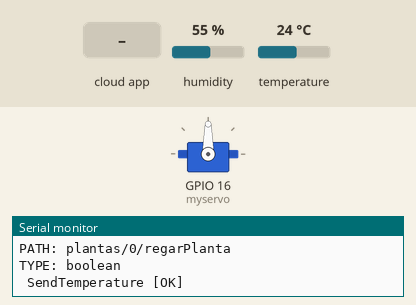
A sketch run on a simulated ESP32. Shown: servo, the last lines printed to the serial monitor. Inputs (shaded band) come from the test bench; at power-on: humidity 55 %, temperature 24 °C. WiFi joins after 1.5 s; servers stay silent unless stated; the Firebase database answers and starts empty.

Above: at 2.7 s.
2.8 s: the phone or cloud app sets regarPlanta to 1
At 3.8 s:
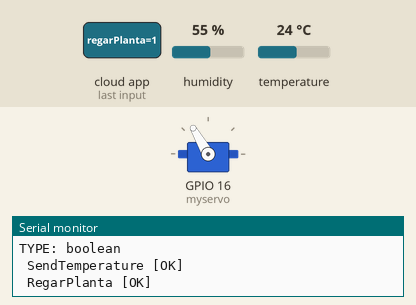
At 5.5 s:
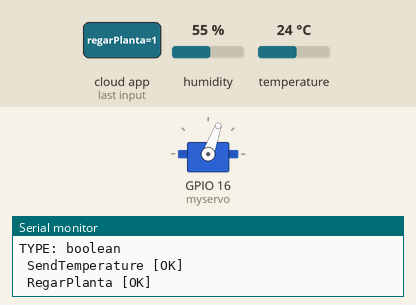
Timing chart, 0 to 7.5 s (numbered marks = the images above; inputs shaded):
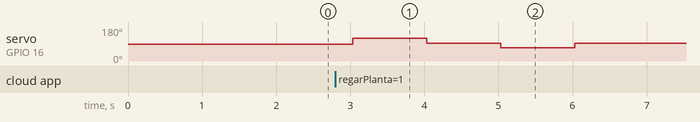

Measured:
- after the input at 2.8 s, servo on GPIO 16 (myservo): 90° → 120° after 0.23 s, → 95° 1.0 s later, → 70° 1.0 s later, → 95° 1.0 s later

The sketch:

servoetermperatura.ino
```cpp
#include <Arduino.h>
#include <WiFi.h>
#include <Firebase_ESP_Client.h>
#include <DHT.h>
#include "addons/TokenHelper.h"
#include "addons/RTDBHelper.h"

#include <Servo.h>


#define DHTTYPE DHT11
#define DHTPIN 2
#define WIFI_SSID "NOME_DO_WIFI"
#define WIFI_PASSWORD "SENHA_DO_WIFI"
#define API_KEY "CHAVE_API_FIREBASE"
#define DATABASE_URL "URL_API_FIREBASE"

void plantaCare_sendTemperature();
void plantaCare_sendHumidity();

Servo myservo;
FirebaseData fbdo;
FirebaseAuth auth;
FirebaseConfig config;
DHT dht(DHTPIN, DHTTYPE);
unsigned long sendDataPrevMillis = 0;
bool signupOK = false;

void setup(){
  Serial.begin(115200);
  WiFi.begin(WIFI_SSID, WIFI_PASSWORD);
  Serial.print("Conectando ao Wi-Fi...");
  while (WiFi.waitForConnectResult() != WL_CONNECTED);
  Serial.println(" [OK]");

  config.api_key = API_KEY;
  config.database_url = DATABASE_URL;

  Serial.print("Conectando-se com o Firebase...");
  if (Firebase.signUp(&config, &auth, "", "")){
    Serial.println(" [OK]");
    signupOK = true;
    }
  config.token_status_callback = tokenStatusCallback; //see addons/TokenHelper.h

  Firebase.begin(&config, &auth);
  Firebase.reconnectWiFi(true);

  // servo
  myservo.attach(16);
}
void loop(){
  if (Firebase.ready() && signupOK && (millis() - sendDataPrevMillis > 1000 || sendDataPrevMillis == 0))
    Serial.println("Entrou no primeiro if [OK]");
    sendDataPrevMillis = millis();
    plantaCare_sendTemperature();
    if(Firebase.RTDB.getBool(&fbdo, "plantas/0/regarPlanta")){
      bool regarPlanta = fbdo.boolData();
      bool regando = false;
      if(regarPlanta){
        Serial.println(" RegarPlanta [OK]");
        regando = true;
        //receber dado
        myservo.write(120);
        delay(1000);
        myservo.write(95);
        delay(1000);
        myservo.write(70);
        delay(1000);
        myservo.write(95);
        delay(1000);
        regarPlanta = false;
      }

      // Escreve no banco
      if(Firebase.RTDB.setBool(&fbdo, "plantas/0/regarPlanta", regarPlanta)){
        Serial.println("PASSED");
        Serial.println("PATH: " + fbdo.dataPath());
        Serial.println("TYPE: " + fbdo.dataType());

        if(Firebase.RTDB.setBool(&fbdo, "plantas/0/regando", regando)){
          Serial.println("PASSED");
          Serial.println("PATH: " + fbdo.dataPath());
          Serial.println("TYPE: " + fbdo.dataType());
        }
        else Serial.println(fbdo.errorReason());
      }
      else Serial.println(fbdo.errorReason());
    }
    else Serial.println(fbdo.errorReason());
  }


void plantaCare_sendTemperature()
{
  Serial.println(" SendTemperature [OK]");
  float temperature = dht.readTemperature();
  Firebase.RTDB.setFloat(&fbdo, "plantas/0/temperaturaAmb", temperature);
  Firebase.RTDB.setFloat(&fbdo, "plantas/1/temperaturaAmb", temperature);
  Firebase.RTDB.setFloat(&fbdo, "plantas/2/temperaturaAmb", temperature);
}
```
